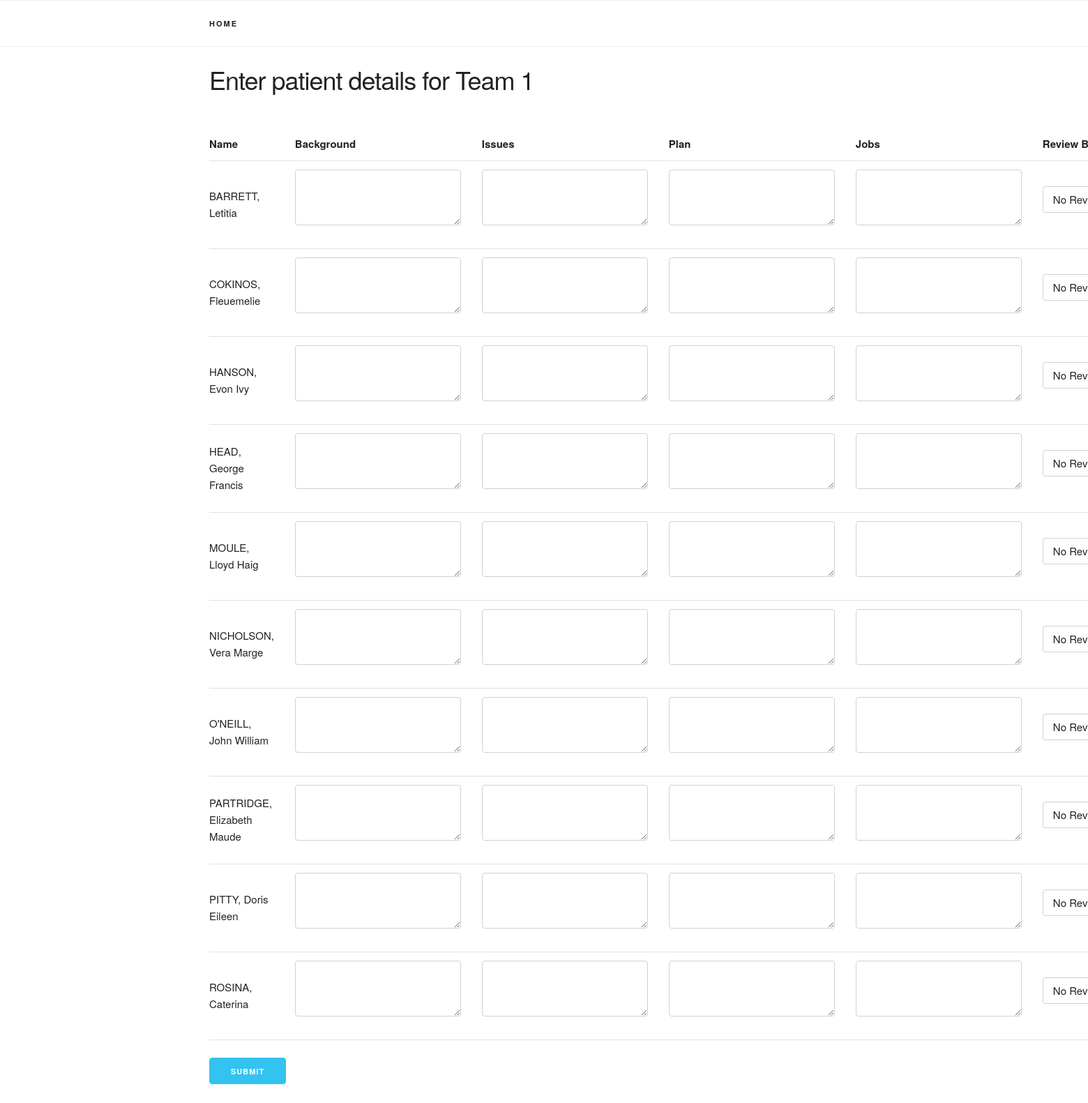
The page /team_data/review/1 on the database its author committed.
### models.py (models this page shows, shortened)
class TeamsTable(db.Model):
    __tablename__ = "teamsTable"
    id = db.Column(db.Integer, primary_key=True)
    teamName = db.Column(db.String, nullable=False)
    patients = db.relationship('DataTable', backref = db.backref('team'), order_by='DataTable.patientName') # many to one

class DataTable(db.Model):
    __tablename__ = "dataTable"
    id = db.Column(db.Integer, primary_key=True)
    team_id = db.Column(db.Integer, db.ForeignKey('teamsTable.id'))
    consultant_id = db.Column(db.Integer, db.ForeignKey('consultantsTable.id'))
    patientName = db.Column(db.String, nullable=False)
    mrn = db.Column(db.String, nullable=False)
    los = db.Column(db.String, nullable=True)
    age = db.Column(db.String, nullable=True)
    admissionReason = db.Column(db.String, nullable=True)
    location = db.Column(db.String, nullable=True)
    background = db.Column(db.String, nullable=True)
    issues = db.Column(db.String, nullable=True)
    plan = db.Column(db.String, nullable=True)
    jobs = db.Column(db.String, nullable=True)
    reviewBy = db.Column(db.String, nullable=True)
    reviewReason = db.Column(db.String, nullable=True)

### rounds.py (the view, shortened to what this page needs)
@app.route('/team_data/review/<int:team_id>', methods=['GET', 'POST'])
def reviewTeamData(team_id):
    team = db.session.query(TeamsTable) \
        .filter_by(id=team_id).first()
    if request.method == 'GET':
        form = DisplayDataForm(obj = team)
        return render_template("data_review.html", form = form, team = team)

### forms.py
class DisplayDataForm(Form):
    teamName = TextField("Team Name")
    patients = ModelFieldList(FormField(PatientsForm), model=DataTable)

class PatientsForm(Form):
    patientName = HiddenField("Patient Name")
    background = TextAreaField("Background")
    issues = TextAreaField("Issues")
    plan = TextAreaField("Plan")
    jobs = TextAreaField("Jobs")
    reviewBy = SelectField("Review By", choices=[(c, c) for c in ['No Review', 'RMO', 'Registrar', 'Consultant']])
    reviewReason = TextField("Review Reason")
    def __init__(self, csrf_enabled=False, *args, **kwargs):
        super(PatientsForm, self).__init__(csrf_enabled=False, *args, **kwargs)

### templates/data_review.html (shortened to what this page needs)
{% extends "template.html" %}
{% block content %}
{% from "_macro.html" import render_field %}
  <h3>Enter patient details for {{ team.teamName }}</h3>
<br>
        <form class="form" action="{{ url_for('reviewTeamData', team_id = team.id) }}" method="post">
            <table>
                <tr>
                    <th>Name</th>
                    <th>Background</th>
                    <th>Issues</th>
                    <th>Plan</th>
                    <th>Jobs</th>
                    <th>Review By</th>
                </tr>
                {% for patient in form.patients|sort(attribute='reviewBy.data') %}
                <tr data-toggle="fieldset-entry">
                    <td>{{ patient.patientName.data }}{{ patient.patientName }}</td>
                    <td>{{ patient.background(cols="25", rows="6") }}</td>
                    <td>{{ patient.issues(cols="25", rows="6") }}</td>
                    <td>{{ patient.plan(cols="25", rows="6") }}</td>
                    <td>{{ patient.jobs(cols="25", rows="6") }}</td>
                    <td>{{ patient.reviewBy }}</td>
                </tr>
                {% endfor %}
            </table>
        <p><p><input class="button-primary" type="submit" value="Submit"></p></p>
      </form>
{% endblock %}

### templates/template.html (shortened to what this page needs)
<!DOCTYPE html>
<html lang="en">
<head>
    <nav class="navbar">
      <div class="container">
        <ul class="navbar-list">
          <li class="navbar-item"><a class="navbar-link" href="{{ url_for('index') }}">Home</a></li>
        </ul>
      </div>
    </nav>
  <link rel="stylesheet" href="  {{ url_for('static', filename='css/normalize.css') }}">
  <link rel="stylesheet" href="  {{ url_for('static', filename='css/skeleton.css') }}">
</head>
<body>
  <div class="container">
    <br>
        {% block content %}
        {% endblock %}
  </div>
</body>
</html>

### static/css/skeleton.css (style rules this page uses)
.container { position: relative; width: 100%; max-width: 960px; margin: 0 auto; padding: 0 20px; box-sizing: border-box; }
@media (min-width: 400px) { .container { width: 85%; padding: 0; } }
@media (min-width: 550px) { .container { width: 80%; } }
html { font-size: 62.5%; }
body { font-size: 1.5em; line-height: 1.6; font-weight: 400; font-family: "Raleway", "HelveticaNeue", "Helvetica Neue", Helvetica, Arial, sans-serif; color: #222; }
h1, h2, h3, h4, h5, h6 { margin-top: 0; margin-bottom: 2rem; font-weight: 300; }
h3 { font-size: 3.0rem; line-height: 1.3; letter-spacing: -.1rem; }
@media (min-width: 550px) { h3 { font-size: 3.6rem; } }
p { margin-top: 0; }
a { color: #1EAEDB; }
.button, button, input[type="submit"], input[type="reset"], input[type="button"] { display: inline-block; height: 38px; padding: 0 30px; color: #555; text-align: center; font-size: 11px; font-weight: 600; line-height: 38px; letter-spacing: .1rem; text-transform: uppercase; text-decoration: none; white-space: nowrap; background-color: transparent; border-radius: 4px; border: 1px solid #bbb; cursor: pointer; box-sizing: border-box; }
.button.button-primary, button.button-primary, input[type="submit"].button-primary, input[type="reset"].button-primary, input[type="button"].button-primary { color: #FFF; background-color: #33C3F0; border-color: #33C3F0; }
input[type="email"], input[type="number"], input[type="search"], input[type="text"], input[type="tel"], input[type="url"], input[type="password"], textarea, select { height: 38px; padding: 6px 10px; background-color: #fff; border: 1px solid #D1D1D1; border-radius: 4px; box-shadow: none; box-sizing: border-box; }
input[type="email"], input[type="number"], input[type="search"], input[type="text"], input[type="tel"], input[type="url"], input[type="password"], textarea { -webkit-appearance: none; -moz-appearance: none; appearance: none; }
textarea { min-height: 80px; padding-top: 6px; padding-bottom: 6px; }
ul { list-style: circle inside; }
ol, ul { padding-left: 0; margin-top: 0; }
li { margin-bottom: 1rem; }
th, td { padding: 12px 15px; text-align: left; border-bottom: 1px solid #E1E1E1; }
th:first-child, td:first-child { padding-left: 0; }
input, textarea, select, fieldset { margin-bottom: 1.5rem; }
pre, blockquote, dl, figure, table, p, ul, ol, form { margin-bottom: 2.5rem; }
.container:after, .row:after, .u-cf { content: ""; display: table; clear: both; }
@media (min-width: 750px) { .navbar, .navbar-spacer { display: block; width: 100%; height: 6.5rem; background: #fff; z-index: 99; border-top: 1px solid #eee; border-bottom: 1px solid #eee; } }
@media (min-width: 750px) { .navbar > .container { width: 100%; } }
@media (min-width: 750px) { .navbar-list { list-style: none; margin-bottom: 0; } }
@media (min-width: 750px) { .navbar-item { position: relative; float: left; margin-bottom: 0; } }
@media (min-width: 750px) { .navbar-link { text-transform: uppercase; font-size: 11px; font-weight: 600; letter-spacing: .2rem; margin-right: 35px; text-decoration: none; line-height: 6.5rem; color: #222; } }

### rows shown on the page
TeamsTable: teamName "Team 1"
DataTable: patientName.data "BARRETT, Letitia"
DataTable: patientName.data "COKINOS, Fleuemelie"
DataTable: patientName.data "HANSON, Evon Ivy"
DataTable: patientName.data "HEAD, George Francis"
DataTable: patientName.data "MOULE, Lloyd Haig"
DataTable: patientName.data "NICHOLSON, Vera Marge"
DataTable: patientName.data "O'NEILL, John William"
DataTable: patientName.data "PARTRIDGE, Elizabeth Maude"
DataTable: patientName.data "PITTY, Doris Eileen"
DataTable: patientName.data "ROSINA, Caterina"
